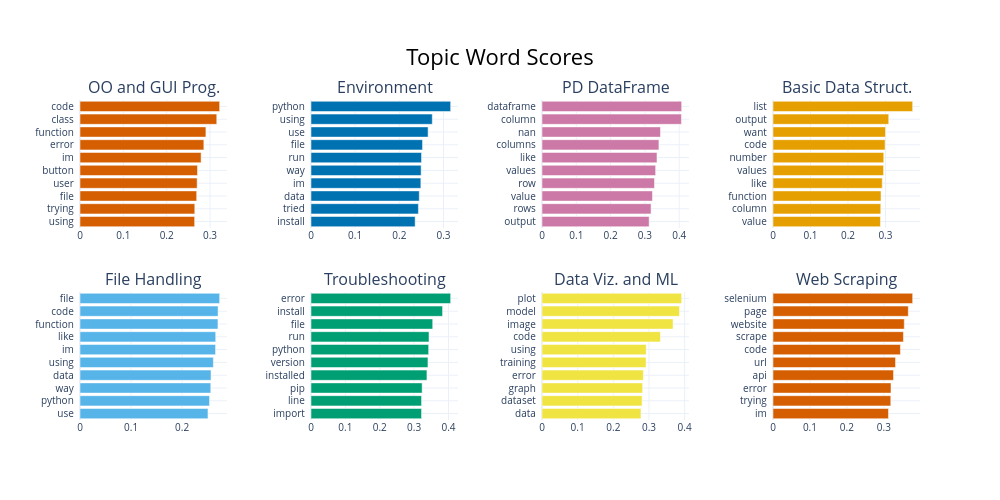

Notebook source saved alongside this figure:
### Code cell
fig2 = topic_model.visualize_barchart(top_n_topics=n_clusters, n_words=10, custom_labels=custom_labels)
fig2.update_layout(font=dict(size=10))
fn = f'figures/topics/python_tal.pdf'
fig2.write_image(fn)
fig2.show()

### Figure 1 — Plotly figure (JSON) as saved in the notebook; plotly's stock layout.template omitted (floating-point values rounded to 4 significant figures)
{"data": [{"marker": {"color": "#D55E00"}, "orientation": "h", "type": "bar", "x": [0.2645, 0.2648, 0.2692, 0.2703, 0.2711, 0.2794, 0.2857, 0.2905, 0.3155, 0.3222], "xaxis": "x", "y": ["using  ", "trying  ", "file  ", "user  ", "button  ", "im  ", "error  ", "function  ", "class  ", "code  "], "yaxis": "y"}, {"marker": {"color": "#0072B2"}, "orientation": "h", "type": "bar", "x": [0.2358, 0.2432, 0.2451, 0.2487, 0.2493, 0.2501, 0.2525, 0.2651, 0.2746, 0.3161], "xaxis": "x2", "y": ["install  ", "tried  ", "data  ", "im  ", "way  ", "run  ", "file  ", "use  ", "using  ", "python  "], "yaxis": "y2"}, {"marker": {"color": "#CC79A7"}, "orientation": "h", "type": "bar", "x": [0.3124, 0.318, 0.322, 0.3279, 0.3313, 0.3352, 0.3408, 0.3454, 0.4065, 0.4071], "xaxis": "x3", "y": ["output  ", "rows  ", "value  ", "row  ", "values  ", "like  ", "columns  ", "nan  ", "column  ", "dataframe  "], "yaxis": "y3"}, {"marker": {"color": "#E69F00"}, "orientation": "h", "type": "bar", "x": [0.2867, 0.2875, 0.2882, 0.2915, 0.295, 0.2955, 0.2991, 0.3002, 0.3088, 0.3726], "xaxis": "x4", "y": ["value  ", "column  ", "function  ", "like  ", "values  ", "number  ", "code  ", "want  ", "output  ", "list  "], "yaxis": "y4"}, {"marker": {"color": "#56B4E9"}, "orientation": "h", "type": "bar", "x": [0.2505, 0.2536, 0.256, 0.2565, 0.2611, 0.2654, 0.2657, 0.2701, 0.2703, 0.2734], "xaxis": "x5", "y": ["use  ", "python  ", "way  ", "data  ", "using  ", "im  ", "like  ", "function  ", "code  ", "file  "], "yaxis": "y5"}, {"marker": {"color": "#009E73"}, "orientation": "h", "type": "bar", "x": [0.3215, 0.3216, 0.3233, 0.3372, 0.3402, 0.3422, 0.3432, 0.354, 0.3826, 0.4062], "xaxis": "x6", "y": ["import  ", "line  ", "pip  ", "installed  ", "version  ", "python  ", "run  ", "file  ", "install  ", "error  "], "yaxis": "y6"}, {"marker": {"color": "#F0E442"}, "orientation": "h", "type": "bar", "x": [0.2775, 0.2807, 0.2822, 0.2843, 0.2918, 0.2922, 0.3322, 0.3675, 0.3856, 0.3916], "xaxis": "x7", "y": ["data  ", "dataset  ", "graph  ", "error  ", "training  ", "using  ", "code  ", "image  ", "model  ", "plot  "], "yaxis": "y7"}, {"marker": {"color": "#D55E00"}, "orientation": "h", "type": "bar", "x": [0.3126, 0.3188, 0.3194, 0.3262, 0.3316, 0.3449, 0.353, 0.3554, 0.3662, 0.378], "xaxis": "x8", "y": ["im  ", "trying  ", "error  ", "api  ", "url  ", "code  ", "scrape  ", "website  ", "page  ", "selenium  "], "yaxis": "y8"}], "layout": {"annotations": [{"font": {"size": 16}, "showarrow": false, "text": "OO and GUI Prog.", "x": 0.0875, "xanchor": "center", "xref": "paper", "y": 1, "yanchor": "bottom", "yref": "paper"}, {"font": {"size": 16}, "showarrow": false, "text": "Environment", "x": 0.3625, "xanchor": "center", "xref": "paper", "y": 1, "yanchor": "bottom", "yref": "paper"}, {"font": {"size": 16}, "showarrow": false, "text": "PD DataFrame", "x": 0.6375, "xanchor": "center", "xref": "paper", "y": 1, "yanchor": "bottom", "yref": "paper"}, {"font": {"size": 16}, "showarrow": false, "text": "Basic Data Struct.", "x": 0.9125, "xanchor": "center", "xref": "paper", "y": 1, "yanchor": "bottom", "yref": "paper"}, {"font": {"size": 16}, "showarrow": false, "text": "File Handling", "x": 0.0875, "xanchor": "center", "xref": "paper", "y": 0.4, "yanchor": "bottom", "yref": "paper"}, {"font": {"size": 16}, "showarrow": false, "text": "Troubleshooting", "x": 0.3625, "xanchor": "center", "xref": "paper", "y": 0.4, "yanchor": "bottom", "yref": "paper"}, {"font": {"size": 16}, "showarrow": false, "text": "Data Viz. and ML", "x": 0.6375, "xanchor": "center", "xref": "paper", "y": 0.4, "yanchor": "bottom", "yref": "paper"}, {"font": {"size": 16}, "showarrow": false, "text": "Web Scraping", "x": 0.9125, "xanchor": "center", "xref": "paper", "y": 0.4, "yanchor": "bottom", "yref": "paper"}], "font": {"size": 10}, "height": 500, "hoverlabel": {"bgcolor": "white", "font": {"family": "Rockwell", "size": 16}}, "showlegend": false, "title": {"font": {"color": "Black", "size": 22}, "text": "Topic Word Scores", "x": 0.5, "xanchor": "center", "yanchor": "top"}, "width": 1000, "xaxis": {"anchor": "y", "domain": [0, 0.175], "showgrid": true}, "xaxis2": {"anchor": "y2", "domain": [0.275, 0.45], "showgrid": true}, "xaxis3": {"anchor": "y3", "domain": [0.55, 0.725], "showgrid": true}, "xaxis4": {"anchor": "y4", "domain": [0.825, 1], "showgrid": true}, "xaxis5": {"anchor": "y5", "domain": [0, 0.175], "showgrid": true}, "xaxis6": {"anchor": "y6", "domain": [0.275, 0.45], "showgrid": true}, "xaxis7": {"anchor": "y7", "domain": [0.55, 0.725], "showgrid": true}, "xaxis8": {"anchor": "y8", "domain": [0.825, 1], "showgrid": true}, "yaxis": {"anchor": "x", "domain": [0.6, 1], "showgrid": true}, "yaxis2": {"anchor": "x2", "domain": [0.6, 1], "showgrid": true}, "yaxis3": {"anchor": "x3", "domain": [0.6, 1], "showgrid": true}, "yaxis4": {"anchor": "x4", "domain": [0.6, 1], "showgrid": true}, "yaxis5": {"anchor": "x5", "domain": [0, 0.4], "showgrid": true}, "yaxis6": {"anchor": "x6", "domain": [0, 0.4], "showgrid": true}, "yaxis7": {"anchor": "x7", "domain": [0, 0.4], "showgrid": true}, "yaxis8": {"anchor": "x8", "domain": [0, 0.4], "showgrid": true}}}
